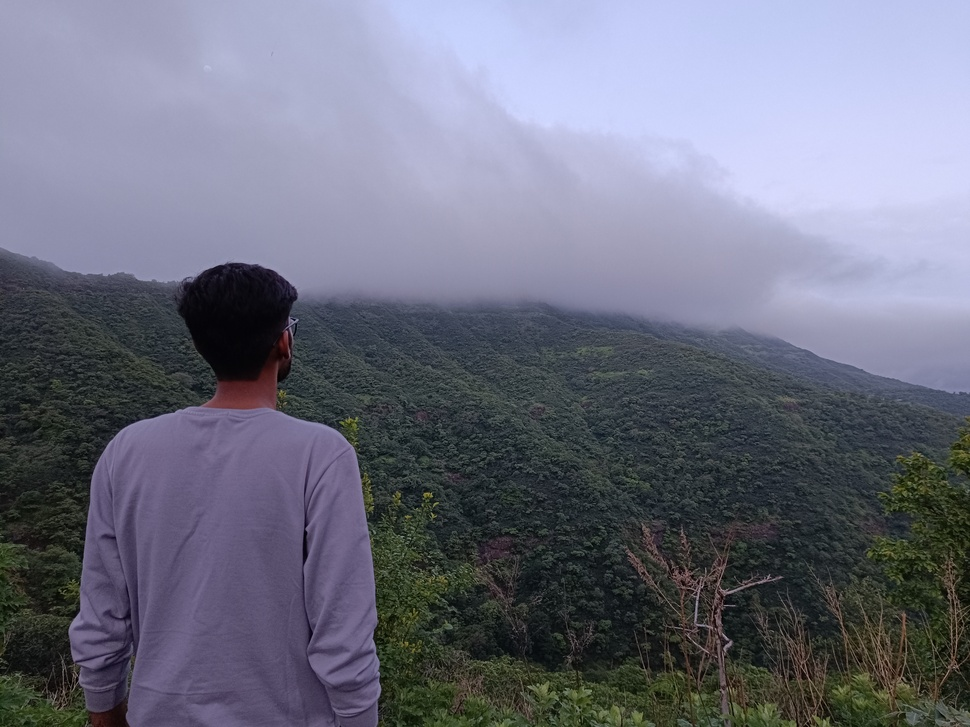
#> input picture IP/image.jpg, 970 x 727 px, shrunk from 4096 x 3072 before the run
$ python IP4.py
#> lines starting #> are read from the running program, lines starting #| are printed output that depends on the picture; after the words box and inside, x2 and y2 are one past the last pixel; in counts of white or black regions, pixels touching at a corner belong together
import cv2
import numpy as np
import matplotlib.pyplot as plt

# Read image
image = cv2.imread("image.jpg")
#> image is the input picture: shape (727, 970, 3); mean B, G, R 127.6, 111.3, 109.1

if image is None:
    print("Image not found")
    exit()

gray = cv2.cvtColor(image, cv2.COLOR_BGR2GRAY)
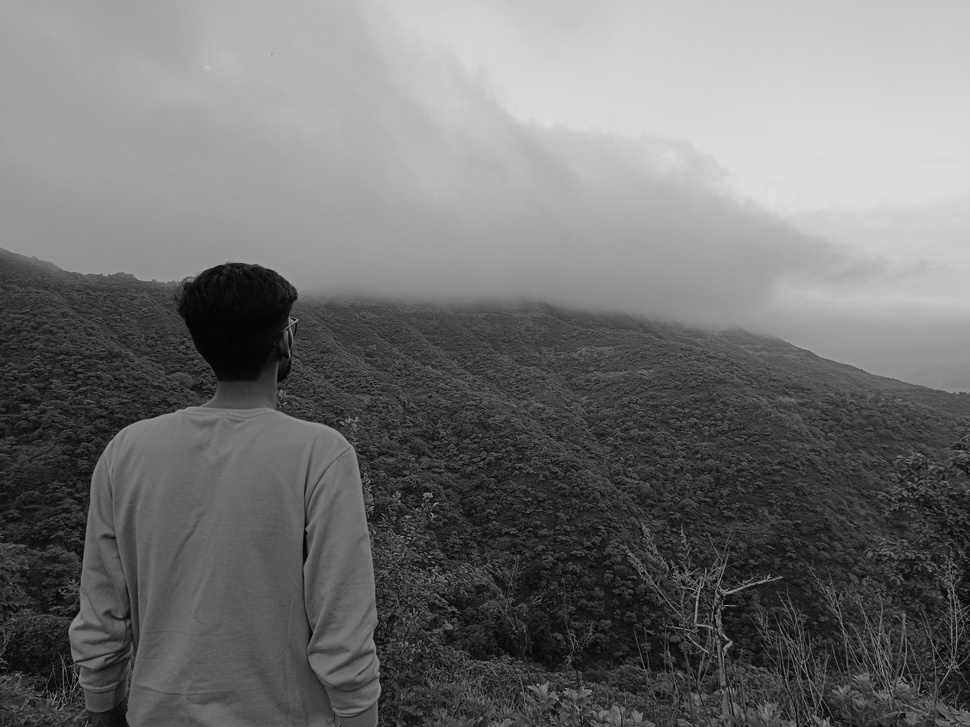
#> gray: shape (727, 970); min 0, max 222, mean 112.5

# Threshold Segmentation
_, threshold = cv2.threshold(
    gray,
    120,
    255,
    cv2.THRESH_BINARY
)
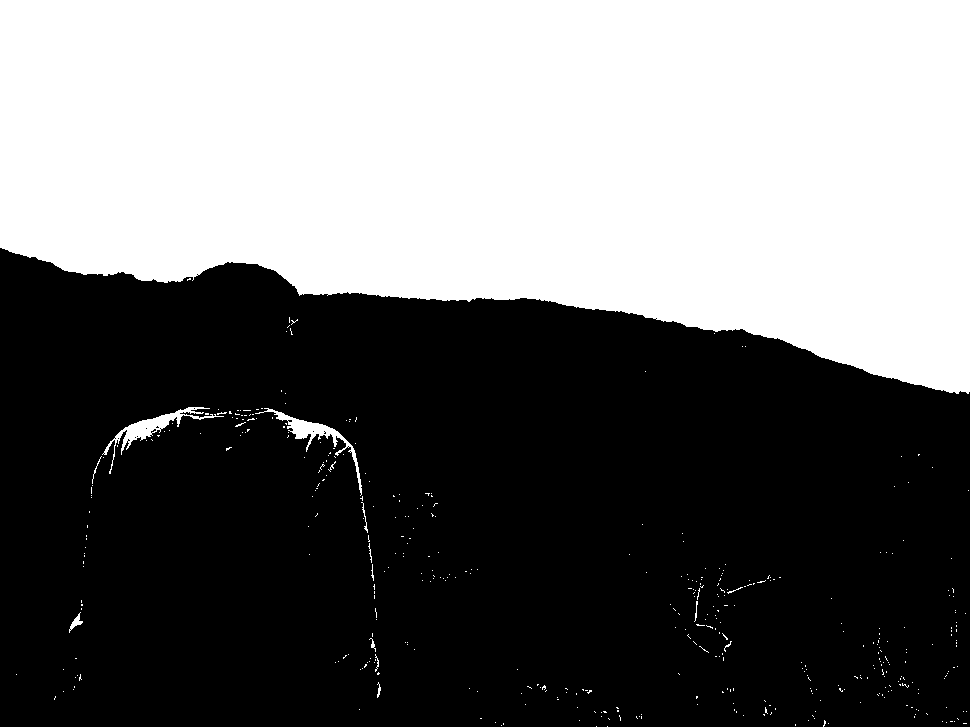
#> threshold: shape (727, 970); 43% white; 437 white regions (422 under 20 px), largest, box (x1, y1, x2, y2) and area: (0, 0, 970, 394) 299895, (102, 407, 224, 474) 1177, (255, 408, 362, 496) 1075

# Watershed Segmentation

blur = cv2.GaussianBlur(gray, (5,5), 0)

_, thresh = cv2.threshold(
    blur,
    0,
    255,
    cv2.THRESH_BINARY + cv2.THRESH_OTSU
)
#> thresh: shape (727, 970); 42.7% white; 18 white regions (13 under 20 px), largest, box (x1, y1, x2, y2) and area: (0, 0, 970, 393) 299665, (114, 408, 202, 449) 806, (267, 409, 360, 484) 769, (71, 616, 82, 629) 59, (105, 441, 113, 455) 27

kernel = np.ones((3,3), np.uint8)

opening = cv2.morphologyEx(
    thresh,
    cv2.MORPH_OPEN,
    kernel,
    iterations=2
)
#> opening: shape (727, 970); 42.7% white; 6 white regions, box (x1, y1, x2, y2) and area: (0, 0, 970, 393) 299623, (125, 414, 174, 440) 592, (292, 419, 338, 437) 485, (176, 411, 183, 417) 40, (278, 414, 284, 419) 30, (188, 408, 193, 413) 25

sure_bg = cv2.dilate(opening, kernel, iterations=3)
#> sure_bg: shape (727, 970); 43.3% white; 4 white regions, box (x1, y1, x2, y2) and area: (0, 0, 970, 396) 303146, (122, 405, 196, 443) 1316, (289, 416, 341, 440) 921, (275, 411, 287, 422) 132

dist_transform = cv2.distanceTransform(
    opening,
    cv2.DIST_L2,
    5
)

_, sure_fg = cv2.threshold(
    dist_transform,
    0.7 * dist_transform.max(),
    255,
    0
)
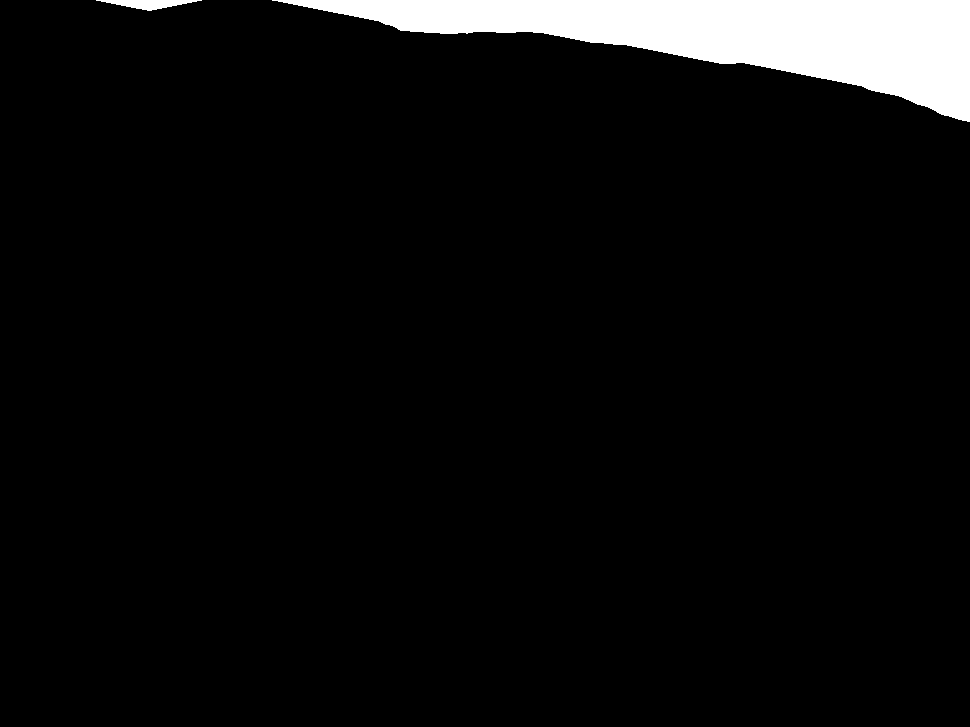
#> sure_fg: shape (727, 970) float32; 5.3% white; 2 white regions, box (x1, y1, x2, y2) and area: (272, 0, 970, 122) 36487, (96, 0, 202, 11) 614

sure_fg = np.uint8(sure_fg)

unknown = cv2.subtract(sure_bg, sure_fg)

_, markers = cv2.connectedComponents(sure_fg)
#> markers: shape (727, 970) int32; 3 distinct labels, from 0 to 2

markers = markers + 1
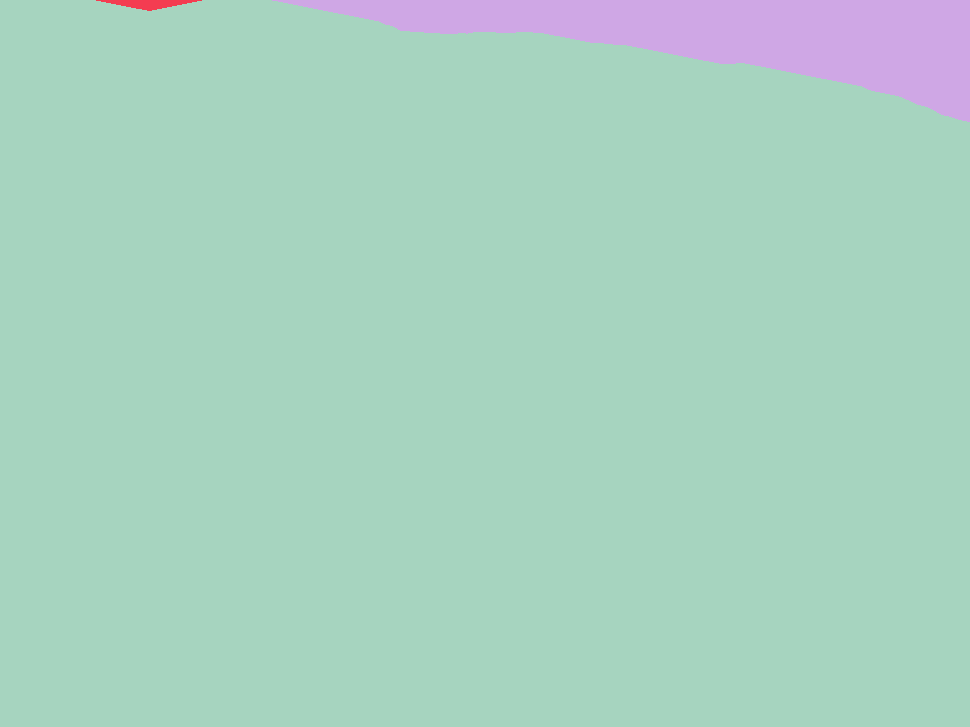
#> markers: shape (727, 970) int32; 3 distinct labels, from 1 to 3; one colour per label, 0 black

markers[unknown == 255] = 0
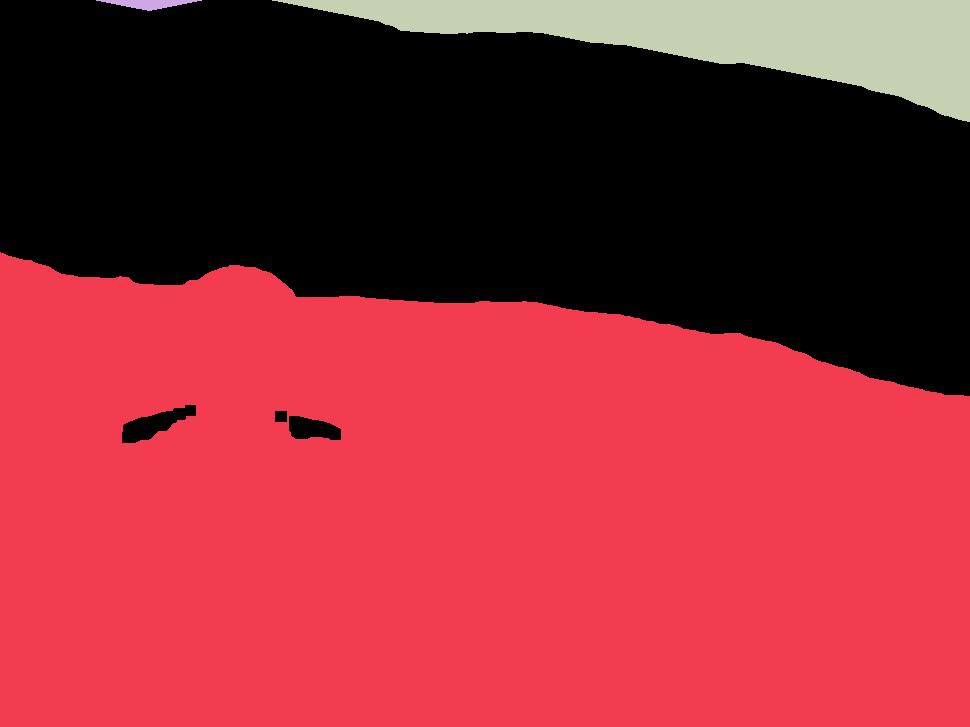
#> markers: shape (727, 970) int32; 4 distinct labels, from 0 to 3; one colour per label, 0 black

watershed_image = image.copy()

markers = cv2.watershed(watershed_image, markers)
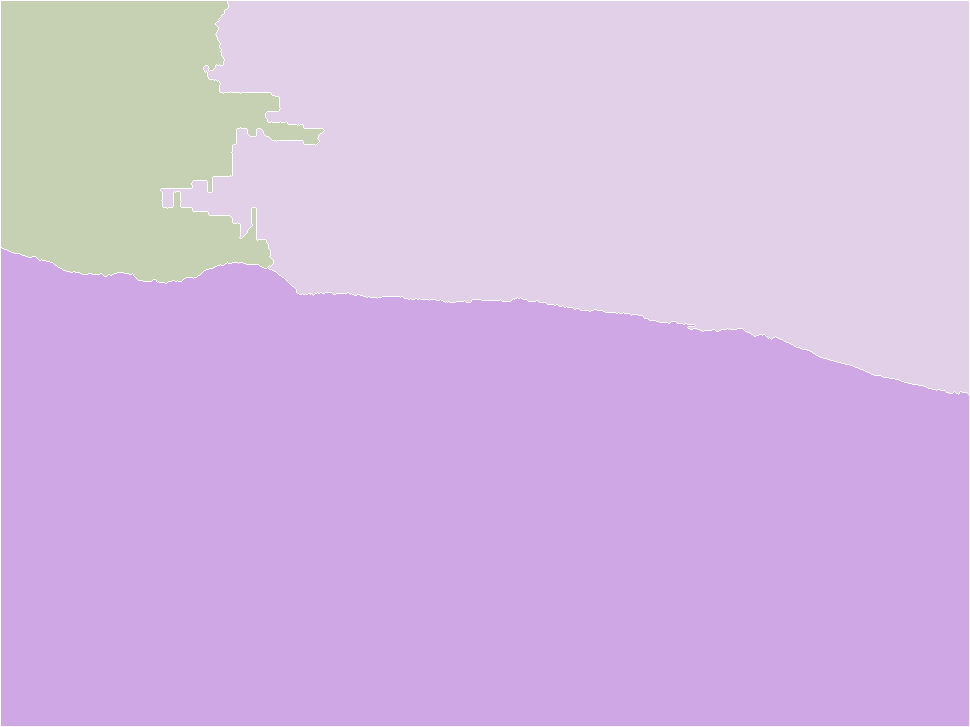
#> markers: shape (727, 970) int32; 4 distinct labels, from -1 to 3; one colour per label, 0 black, -1 white

watershed_image[markers == -1] = [255, 0, 0]
#> watershed_image: shape (727, 970, 3); 0.73% of pixels changed, all inside (x1, y1, x2, y2) = (0, 0, 970, 727)

# Display
plt.figure(figsize=(12,6))

plt.subplot(1,3,1)
plt.imshow(cv2.cvtColor(image, cv2.COLOR_BGR2RGB))
plt.title("Original Image")
plt.axis("off")

plt.subplot(1,3,2)
plt.imshow(threshold, cmap='gray')
plt.title("Threshold Segmentation")
plt.axis("off")

plt.subplot(1,3,3)
plt.imshow(cv2.cvtColor(watershed_image, cv2.COLOR_BGR2RGB))
plt.title("Watershed Segmentation")
plt.axis("off")

plt.tight_layout()
plt.show()
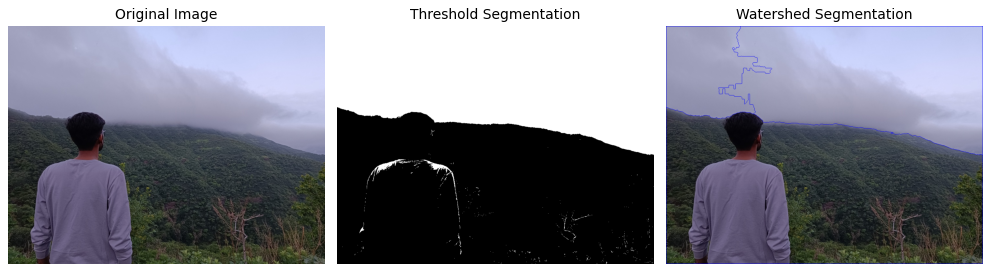
#> figure drawn by matplotlib, 3 panels
